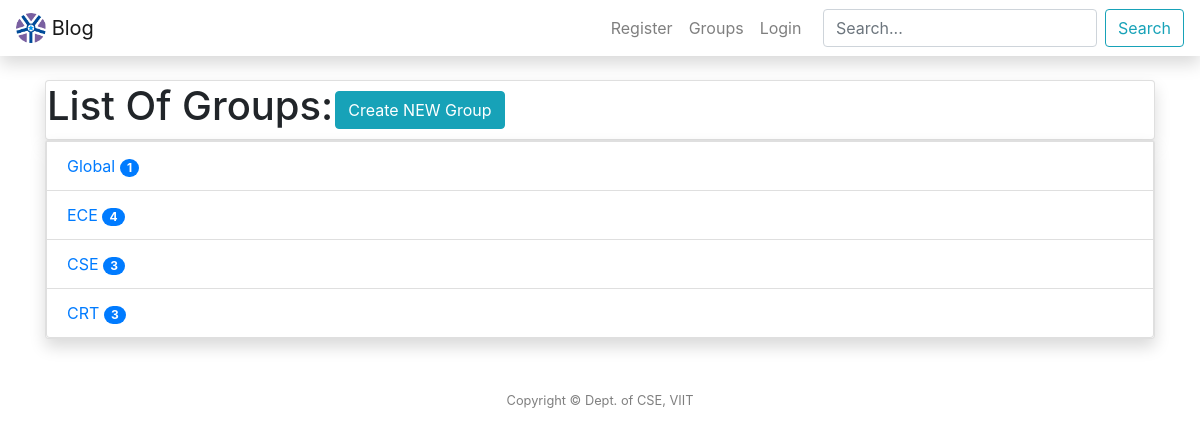
Page /groups/ on the earlier database version.
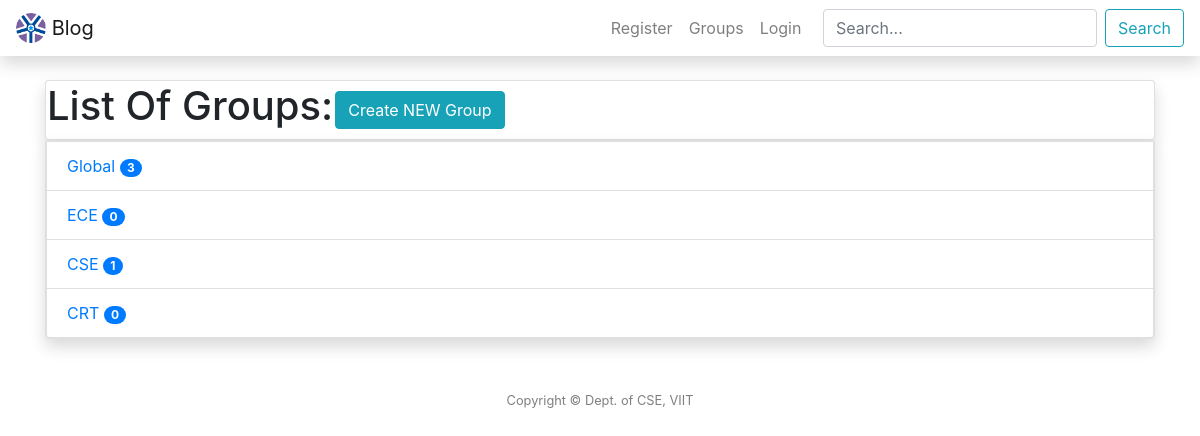
Same page on the later database version.
### groups/models.py (models this page shows, shortened)
class Com(models.Model):
	name = models.CharField(max_length = 100, primary_key=True)
	discripton = models.TextField(default="Test")
	user = models.ForeignKey(User, on_delete = models.CASCADE)
	count = models.IntegerField(default=0)
	def __str__(self):
		return self.name

### groups/views.py (the view)
# urls.py: path('groups/',GroupListView.as_view() , name = 'groups'),
class GroupListView(ListView):
	model = Com
	template_name = 'groups/groups.html'
	context_object_name = 'group'
	ordering = ['-name']

### templates/groups/groups.html (shortened to what this page needs)
{% extends "post/header.html"%} {% block title %}Groups{% endblock %} {% block content %}
<div class="container">
<table class="card shadow portfolio">
    <tr>
        <td>
            <h1> List Of Groups:</h1>
        </td>
        <td>
            <a type="button" href="{%url 'group-create'%}" class="btn btn-info">Create NEW Group</a>
        </td>
    </tr>
</table>
<ul class="list-group card shadow portfolio">
    {% for g in group %}
                <a href="{% url 'groups' %}{{ g.name }}">
                <li class="list-group-item d-flex justify-content-between align-items-center">
                    {{g}}
                    <span class="badge badge-primary badge-pill">{{ g.count }}</span>
                    </a>
				{% endfor %}
    		</ul>
{% endblock content %}

Differences in the rows shown:
changed Com "Global": count "1" → "3"
changed Com "ECE": count "4" → "0"
changed Com "CSE": count "3" → "1"
changed Com "CRT": count "3" → "0"
